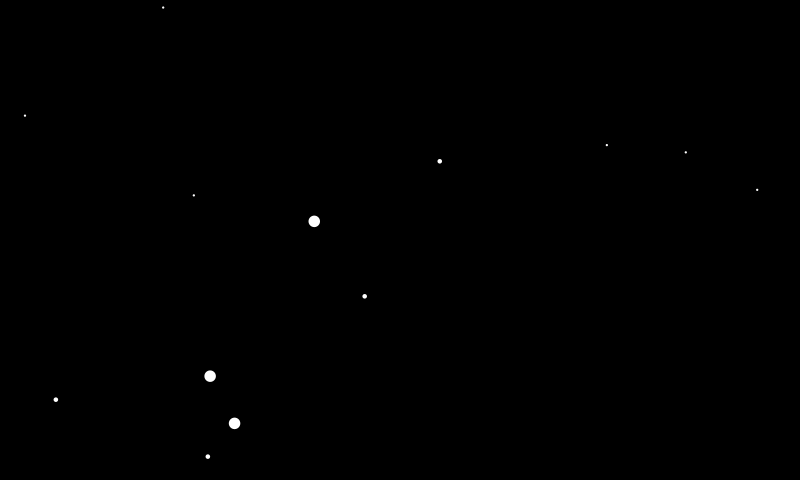
Frame 1 (no input)
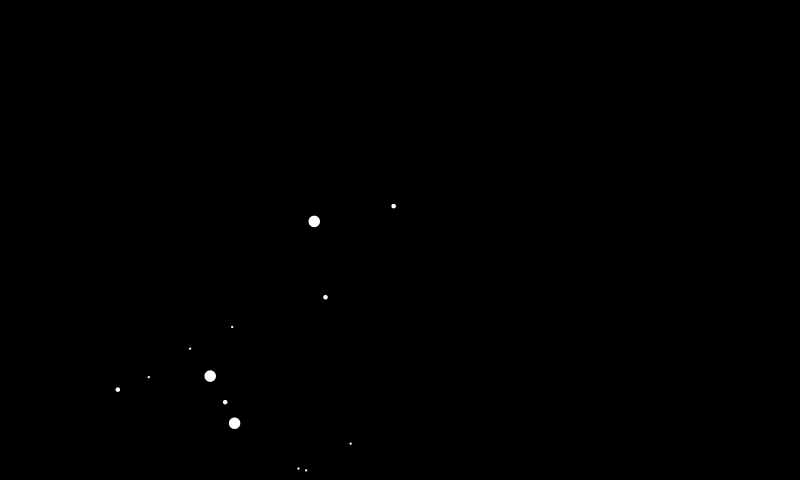
Frame 60 (the mouse pressed at the canvas centre just before this capture)
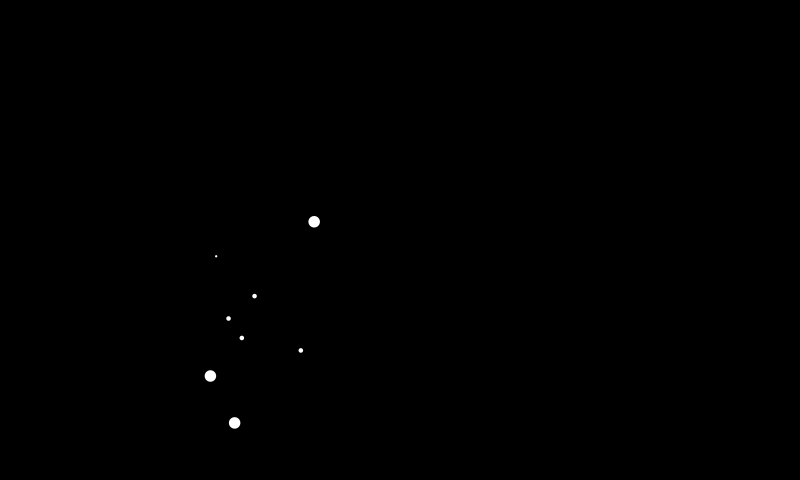
Frame 120 (the mouse held since frame 60 and released just before this capture)

The Processing sketch that drew these frames (run headless with seeded random() and noise(); from frame 60 on, the mouse is pressed at the canvas centre):

// Processing sketch: Gravitation
// ── Gravitation.pde
// Universal Gravitation!

ArrayList<Agent> agents = new ArrayList<Agent>();
float G = 1; // gravitational constant
float maxForce = 1;

void setup(){
  size(800, 480);
  for(int i = 0; i < 10; i++){
    agents.add(new Agent(pow(10,(int)random(3) + 1)));
  }
  for(int i = 0; i < 3; i++){
    agents.add(new Agent(100000));
  }
}
void draw(){
  background(0);
  
  for (Agent a : agents) a.resetValues();
  
  for (Agent a1 : agents) {
    for (Agent a2 : agents) {
      if(a1 == a2 || a2.done) continue;
      // F = G*M1*M2/(R*R)
      PVector V = PVector.sub(a2.position, a1.position);

      float magSq = V.x * V.x + V.y * V.y; 
      float M = G * a1.mass * a2.mass / magSq;
      if(M > maxForce) M = maxForce;
      float A = atan2(V.y, V.x);
      float Fx = M * cos(A);
      float Fy = M * sin(A);
      a1.addForce(new PVector(Fx, Fy));
      a2.addForce(new PVector(-Fx, -Fy));
    }
    a1.done = true;
    a1.update();
    a1.draw();
  }
}
// ── Agent.pde
public class Agent {

  PVector velocity = new PVector();
  PVector position = new PVector();
  PVector acceleration = new PVector();
  PVector force = new PVector();
  float mass = 0;
  float size = 0;
  
  boolean done = false;

  public Agent(float mass) {
    position.x = random(width);
    position.y = random(height);
    this.mass = mass;
    size = log(mass);
  }
  public void update() {
    force.div(mass);
    acceleration.add(force);
    velocity.add(force);
    position.add(velocity);
  }
  public void resetValues() {
    done = false;
    acceleration.mult(0);
    force.mult(0);
  }
  public void addForce(PVector f) {
    force.add(f);
  }
  public void draw() {
    noStroke();
    fill(255);
    ellipse(position.x, position.y, size, size);
  }
}
